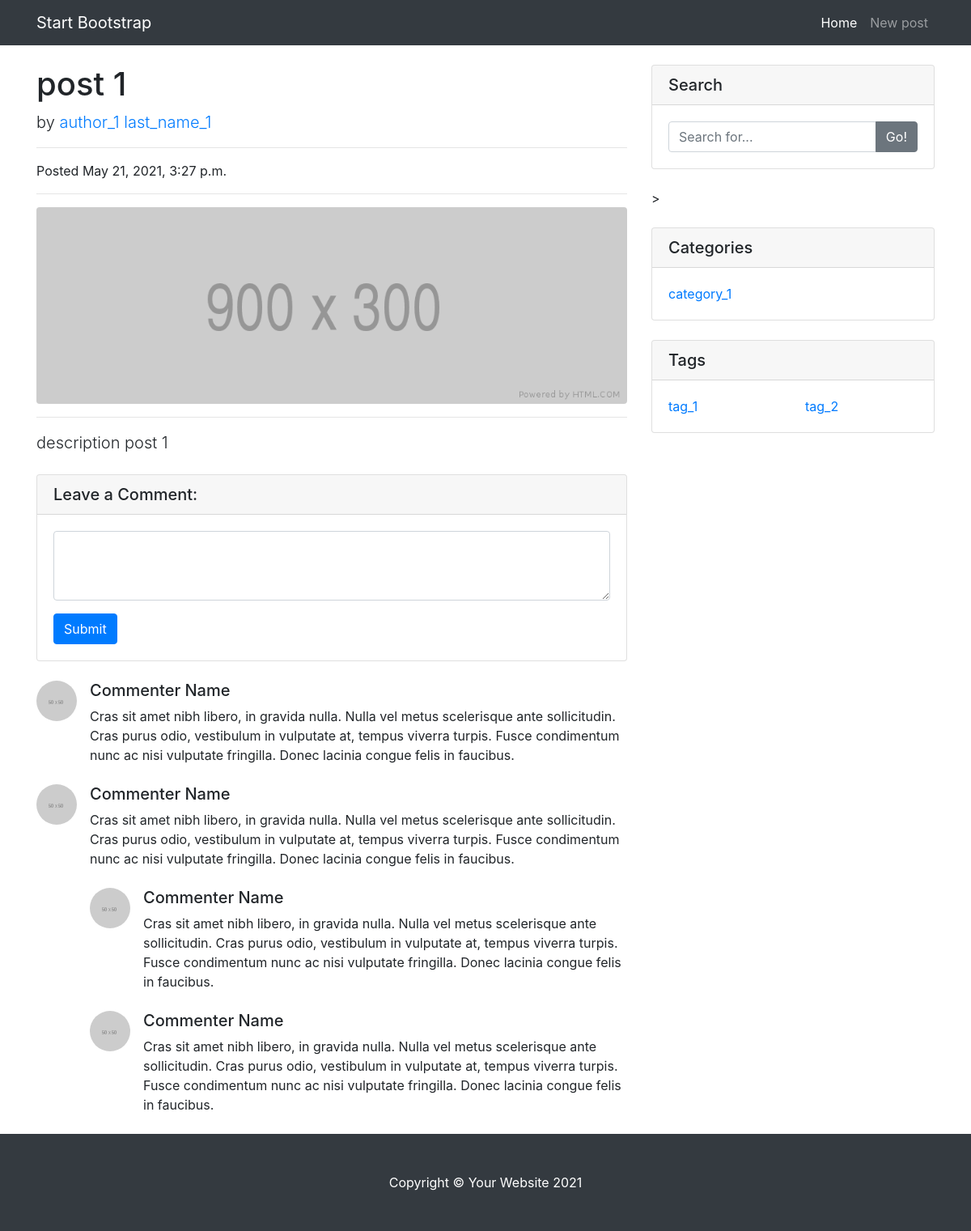
Screenshot of /post/3/ with the database file from the repository.
### website/models.py (models this page shows)
class Post(models.Model):
    title = models.CharField(max_length=100, null=False, blank=False, verbose_name="Название")
    description = models.TextField(null=True, blank=True, verbose_name='Описание')
    created_at = models.DateTimeField(auto_now_add=True, verbose_name='Создан')
    updated_at = models.DateTimeField(auto_now=True, verbose_name='Обновлен')
    published = models.BooleanField(verbose_name='Опубликован')
    author = models.ForeignKey(Authors, null=True, on_delete=models.SET_NULL, verbose_name='Автор')
    category = models.ForeignKey(Category, null=True, on_delete=models.SET_NULL, verbose_name='Категории')
    tags = models.ManyToManyField(Tag, verbose_name='Теги')

class Authors(models.Model):
    first_name = models.CharField(max_length=100, null=False, blank=False, verbose_name='Имя')
    last_name = models.CharField(max_length=100, null=False, blank=False, verbose_name='Фамилия')
    login = models.CharField(max_length=100, null=False, blank=False, verbose_name='Логин')

class Category(models.Model):
    name = models.CharField(max_length=100, null=False, blank=False, verbose_name='Имя')

class Tag(models.Model):
    name = models.CharField(max_length=100, null=False, blank=False, verbose_name='Имя')

### website/views.py (the view)
# urls.py: path('post/<int:pk>/', details, name='details'),
def details(request, pk=None):
    context = {
        'post': Post.objects.get(pk=pk) if pk is not None else None,
        'category': Post.objects.get(pk=pk).category,
        'odd_tags': Post.objects.get(pk=pk).tags.order_by('name')[::2],
        'even_tags': Post.objects.get(pk=pk).tags.order_by('name')[1::2]
    }
    return render(request, 'blog/post.html', context=context)

### templates/blog/post.html
{% extends 'layout.html' %}
{% load static %}
{% block content %}
    <div class="col-md-8">
        {% if post is not None %}
            <h1 class="mt-4">{{ post.title }}</h1>
            <p class="lead">
                by
                <a href="#!">{{ post.author.first_name }} {{ post.author.last_name }}</a>
            </p>
            <hr/>
            <p>Posted {{ post.created_at }}</p>
            <hr/>
            <img class="img-fluid rounded" src="{% static 'blog/images/900x300.png' %}" alt="..."/>
            <hr/>
            <p class="lead">{{ post.description }}</p>
            <div class="card my-4">
                <h5 class="card-header">Leave a Comment:</h5>
                <div class="card-body">
                    <form>
                        <div class="form-group"><textarea class="form-control" rows="3"></textarea></div>
                        <button class="btn btn-primary" type="submit">Submit</button>
                    </form>
                </div>
            </div>
            <div class="media mb-4">
                <img class="d-flex mr-3 rounded-circle" src="{% static 'blog/images/50x50.png' %}" alt="..."/>
                <div class="media-body">
                    <h5 class="mt-0">Commenter Name</h5>
                    Cras sit amet nibh libero, in gravida nulla. Nulla vel metus scelerisque ante sollicitudin. Cras
                    purus odio,
                    vestibulum in vulputate at, tempus viverra turpis. Fusce condimentum nunc ac nisi vulputate
                    fringilla. Donec
                    lacinia congue felis in faucibus.
                </div>
            </div>
            <div class="media mb-4">
                <img class="d-flex mr-3 rounded-circle" src="{% static 'blog/images/50x50.png' %}" alt="..."/>
                <div class="media-body">
                    <h5 class="mt-0">Commenter Name</h5>
                    Cras sit amet nibh libero, in gravida nulla. Nulla vel metus scelerisque ante sollicitudin. Cras
                    purus odio,
                    vestibulum in vulputate at, tempus viverra turpis. Fusce condimentum nunc ac nisi vulputate
                    fringilla. Donec
                    lacinia congue felis in faucibus.
                    <div class="media mt-4">
                        <img class="d-flex mr-3 rounded-circle" src="{% static 'blog/images/50x50.png' %}" alt="..."/>
                        <div class="media-body">
                            <h5 class="mt-0">Commenter Name</h5>
                            Cras sit amet nibh libero, in gravida nulla. Nulla vel metus scelerisque ante sollicitudin.
                            Cras
                            purus odio, vestibulum in vulputate at, tempus viverra turpis. Fusce condimentum nunc ac
                            nisi
                            vulputate fringilla. Donec lacinia congue felis in faucibus.
                        </div>
                    </div>
                    <div class="media mt-4">
                        <img class="d-flex mr-3 rounded-circle" src="{% static 'blog/images/50x50.png' %}" alt="..."/>
                        <div class="media-body">
                            <h5 class="mt-0">Commenter Name</h5>
                            Cras sit amet nibh libero, in gravida nulla. Nulla vel metus scelerisque ante sollicitudin.
                            Cras
                            purus odio, vestibulum in vulputate at, tempus viverra turpis. Fusce condimentum nunc ac
                            nisi
                            vulputate fringilla. Donec lacinia congue felis in faucibus.
                        </div>
                    </div>
                </div>
            </div>
            </div>
        {% endif %}
{% endblock %}
{% block side_widget %}
    <div class="col-md-4">
        <div class="card my-4">
            <h5 class="card-header">Search</h5>
            <div class="card-body">
                <div class="input-group">
                    <input class="form-control" type="text" placeholder="Search for..."/>
                    <span class="input-group-append"><button class="btn btn-secondary" type="button">Go!</button></span>
                </div>
            </div>
        </div>
        >
        <div class="card my-4">
            <h5 class="card-header">Categories</h5>
            <div class="card-body">
                <div class="row">
                    <div class="col-lg-6">
                        <ul class="list-unstyled mb-0">
                            <li><a href="#!">{{ category.name }}</a></li>
                        </ul>
                    </div>
                </div>
            </div>
        </div>
        <div class="card my-4">
            <h5 class="card-header">Tags</h5>
            <div class="card-body">
                <div class="row">
                    <div class="col-lg-6">
                        <ul class="list-unstyled mb-0">
                            {% for tag in odd_tags %}
                            <li><a href="#!">{{ tag.name }}</a></li>
                            {% endfor %}
                        </ul>
                    </div>
                    <div class="col-lg-6">
                        <ul class="list-unstyled mb-0">
                            {% for tag in even_tags %}
                            <li><a href="#!">{{ tag.name }}</a></li>
                            {% endfor %}
                        </ul>
                    </div>
                </div>
            </div>
        </div>
    </div>
{% endblock %}

### rows the page displays
Post: title "post 1", author.first_name "author_1", author.last_name "last_name_1", created_at "May 21, 2021, 3:27 p.m.", description "description post 1"
Category: name "category_1"
Tag: name "tag_1"
Tag: name "tag_2"
